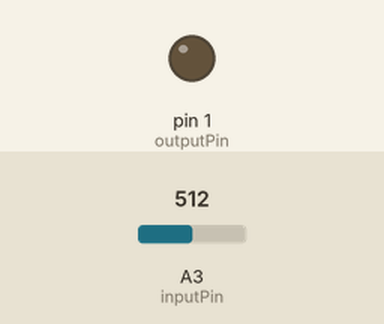
Recording of a sketch running on a simulated Arduino Uno, built with avr-gcc and run on an emulated ATmega328P. Parts: output pins drawn as LEDs (lit = HIGH). The test bench sets the inputs (shaded band); at power-on: A3 (inputPin) = 512.

Above: at 1.2 s.
1.3 s: A3 (inputPin) set to 540
At 1.8 s:
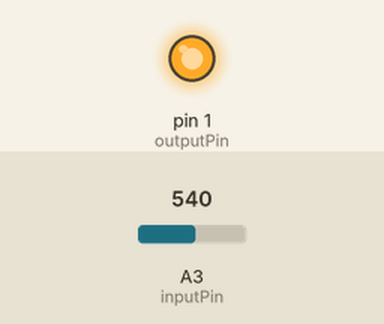
2.8 s: A3 (inputPin) set to 493
At 4.0 s:
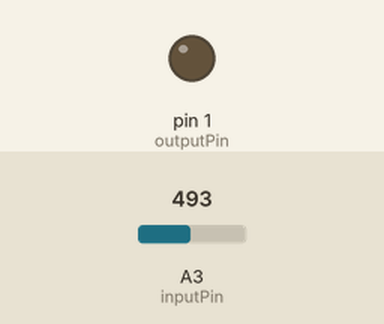
4.3 s: A3 (inputPin) set to 531
At 5.2 s:
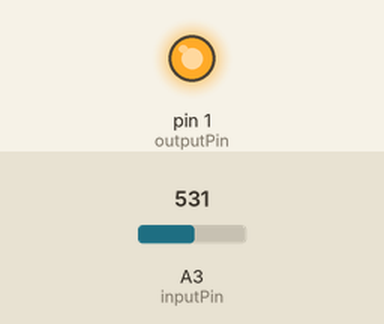
Timing chart, 0 to 7.3 s (numbered marks = the images above; inputs shaded):
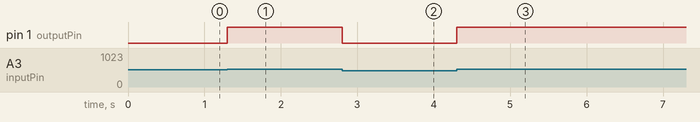

The sketch:

guitarduino-mini.ino
```cpp
const int inputPin = A3; //establish pin 3 (pin 2 of the DIP) as the analog input
const int outputPin = 1; //establish pin 1 (pin 6 of the DIP) as the output
unsigned int sampleIn = 0; //Stores the sample from the ADC

void setup() {
  pinMode (inputPin, INPUT);
  pinMode (outputPin, OUTPUT);
}

void loop() {
  sampleIn = analogRead(inputPin); //sample the input
  if (sampleIn > 521)
      {
        digitalWrite(outputPin, HIGH);
      }
  if (sampleIn < 503)
      {
        digitalWrite(outputPin, LOW);
      }
}
```

Measured:
- the behaviour switches between 521 and 522 on A3 (inputPin) (found by bisection; images 0 and 1)
- after the input at 1.3 s, pin 1 (outputPin): LOW → HIGH at once
- after the input at 2.8 s, pin 1 (outputPin): HIGH → LOW at once
- after the input at 4.3 s, pin 1 (outputPin): LOW → HIGH at once
